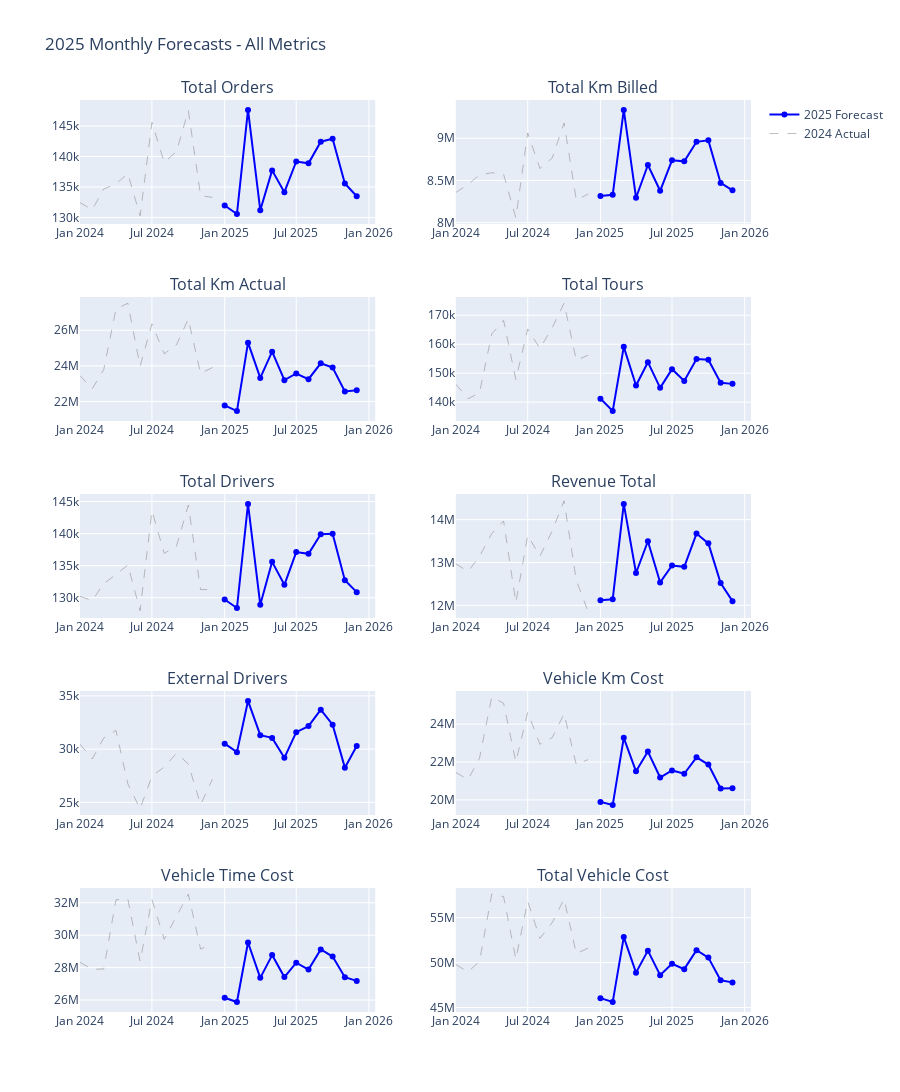

Write notebook code for a chart like this one.
### Markdown cell above
## Section 5: Visualizations

### Code cell
# Create 10-panel dashboard showing each metric
fig = make_subplots(
    rows=5, cols=2,
    subplot_titles=[m.replace('_', ' ').title() for m in target_metrics],
    vertical_spacing=0.08,
    horizontal_spacing=0.12
)

for idx, metric in enumerate(target_metrics):
    row = (idx // 2) + 1
    col = (idx % 2) + 1
    
    if metric in df_table.columns:
        # Add 2025 forecast
        fig.add_trace(
            go.Scatter(
                x=df_table['date'],
                y=df_table[metric],
                mode='lines+markers',
                name=f'2025 Forecast' if idx == 0 else None,
                showlegend=(idx == 0),
                line=dict(color='blue', width=2),
                marker=dict(size=6)
            ),
            row=row, col=col
        )
        
        # Add 2024 actual for comparison if available
        if metric in df_2024.columns:
            fig.add_trace(
                go.Scatter(
                    x=df_2024['date'],
                    y=df_2024[metric],
                    mode='lines',
                    name=f'2024 Actual' if idx == 0 else None,
                    showlegend=(idx == 0),
                    line=dict(color='gray', width=1, dash='dash'),
                    opacity=0.5
                ),
                row=row, col=col
            )

fig.update_layout(
    title_text="2025 Monthly Forecasts - All Metrics",
    height=1800,
    showlegend=True,
    hovermode='x unified'
)

fig.show()

print("\n✓ Visualization complete")

### Figure 1 — Plotly figure (JSON) as saved in the notebook; plotly's stock layout.template omitted (floating-point values rounded to 4 significant figures)
{"data": [{"line": {"color": "blue", "width": 2}, "marker": {"size": 6}, "mode": "lines+markers", "name": "2025 Forecast", "showlegend": true, "type": "scatter", "x": ["2025-01-01T00:00:00", "2025-02-01T00:00:00", "2025-03-01T00:00:00", "2025-04-01T00:00:00", "2025-05-01T00:00:00", "2025-06-01T00:00:00", "2025-07-01T00:00:00", "2025-08-01T00:00:00", "2025-09-01T00:00:00", "2025-10-01T00:00:00", "2025-11-01T00:00:00", "2025-12-01T00:00:00"], "xaxis": "x", "y": [131960, 130556, 147638, 131187, 137725, 134151, 139183, 138882, 142435, 142911, 135587, 133482], "yaxis": "y"}, {"line": {"color": "gray", "dash": "dash", "width": 1}, "mode": "lines", "name": "2024 Actual", "opacity": 0.5, "showlegend": true, "type": "scatter", "x": ["2024-01-01T00:00:00", "2024-02-01T00:00:00", "2024-03-01T00:00:00", "2024-04-01T00:00:00", "2024-05-01T00:00:00", "2024-06-01T00:00:00", "2024-07-01T00:00:00", "2024-08-01T00:00:00", "2024-09-01T00:00:00", "2024-10-01T00:00:00", "2024-11-01T00:00:00", "2024-12-01T00:00:00"], "xaxis": "x", "y": [132440, 131269, 134670, 135502, 137209, 130283, 145610, 139036, 140808, 147542, 133588, 133293], "yaxis": "y"}, {"line": {"color": "blue", "width": 2}, "marker": {"size": 6}, "mode": "lines+markers", "showlegend": false, "type": "scatter", "x": ["2025-01-01T00:00:00", "2025-02-01T00:00:00", "2025-03-01T00:00:00", "2025-04-01T00:00:00", "2025-05-01T00:00:00", "2025-06-01T00:00:00", "2025-07-01T00:00:00", "2025-08-01T00:00:00", "2025-09-01T00:00:00", "2025-10-01T00:00:00", "2025-11-01T00:00:00", "2025-12-01T00:00:00"], "xaxis": "x2", "y": [8316071, 8330277, 9334915, 8295272, 8682872, 8377618, 8738263, 8726079, 8957504, 8974756, 8470725, 8382663], "yaxis": "y2"}, {"line": {"color": "gray", "dash": "dash", "width": 1}, "mode": "lines", "opacity": 0.5, "showlegend": false, "type": "scatter", "x": ["2024-01-01T00:00:00", "2024-02-01T00:00:00", "2024-03-01T00:00:00", "2024-04-01T00:00:00", "2024-05-01T00:00:00", "2024-06-01T00:00:00", "2024-07-01T00:00:00", "2024-08-01T00:00:00", "2024-09-01T00:00:00", "2024-10-01T00:00:00", "2024-11-01T00:00:00", "2024-12-01T00:00:00"], "xaxis": "x2", "y": [8357000.0, 8452000.0, 8565000.0, 8592000.0, 8573000.0, 8057000.0, 9062000.0, 8641000.0, 8767000.0, 9180000.0, 8267000.0, 8339000.0], "yaxis": "y2"}, {"line": {"color": "blue", "width": 2}, "marker": {"size": 6}, "mode": "lines+markers", "showlegend": false, "type": "scatter", "x": ["2025-01-01T00:00:00", "2025-02-01T00:00:00", "2025-03-01T00:00:00", "2025-04-01T00:00:00", "2025-05-01T00:00:00", "2025-06-01T00:00:00", "2025-07-01T00:00:00", "2025-08-01T00:00:00", "2025-09-01T00:00:00", "2025-10-01T00:00:00", "2025-11-01T00:00:00", "2025-12-01T00:00:00"], "xaxis": "x3", "y": [21773510, 21457443, 25300580, 23319201, 24798565, 23192442, 23569490, 23251199, 24144620, 23905226, 22558899, 22629878], "yaxis": "y3"}, {"line": {"color": "gray", "dash": "dash", "width": 1}, "mode": "lines", "opacity": 0.5, "showlegend": false, "type": "scatter", "x": ["2024-01-01T00:00:00", "2024-02-01T00:00:00", "2024-03-01T00:00:00", "2024-04-01T00:00:00", "2024-05-01T00:00:00", "2024-06-01T00:00:00", "2024-07-01T00:00:00", "2024-08-01T00:00:00", "2024-09-01T00:00:00", "2024-10-01T00:00:00", "2024-11-01T00:00:00", "2024-12-01T00:00:00"], "xaxis": "x3", "y": [23453870, 22714260, 23785540, 27192583, 27521494, 23982497, 26360191, 24674287, 25182619, 26633409, 23568028, 23906663], "yaxis": "y3"}, {"line": {"color": "blue", "width": 2}, "marker": {"size": 6}, "mode": "lines+markers", "showlegend": false, "type": "scatter", "x": ["2025-01-01T00:00:00", "2025-02-01T00:00:00", "2025-03-01T00:00:00", "2025-04-01T00:00:00", "2025-05-01T00:00:00", "2025-06-01T00:00:00", "2025-07-01T00:00:00", "2025-08-01T00:00:00", "2025-09-01T00:00:00", "2025-10-01T00:00:00", "2025-11-01T00:00:00", "2025-12-01T00:00:00"], "xaxis": "x4", "y": [141207, 136930, 159077, 145766, 153790, 144942, 151388, 147334, 154901, 154637, 146721, 146313], "yaxis": "y4"}, {"line": {"color": "gray", "dash": "dash", "width": 1}, "mode": "lines", "opacity": 0.5, "showlegend": false, "type": "scatter", "x": ["2024-01-01T00:00:00", "2024-02-01T00:00:00", "2024-03-01T00:00:00", "2024-04-01T00:00:00", "2024-05-01T00:00:00", "2024-06-01T00:00:00", "2024-07-01T00:00:00", "2024-08-01T00:00:00", "2024-09-01T00:00:00", "2024-10-01T00:00:00", "2024-11-01T00:00:00", "2024-12-01T00:00:00"], "xaxis": "x4", "y": [146210, 141200, 143180, 163537, 168201, 147796, 165253, 158532, 165704, 174141, 154462, 156200], "yaxis": "y4"}, {"line": {"color": "blue", "width": 2}, "marker": {"size": 6}, "mode": "lines+markers", "showlegend": false, "type": "scatter", "x": ["2025-01-01T00:00:00", "2025-02-01T00:00:00", "2025-03-01T00:00:00", "2025-04-01T00:00:00", "2025-05-01T00:00:00", "2025-06-01T00:00:00", "2025-07-01T00:00:00", "2025-08-01T00:00:00", "2025-09-01T00:00:00", "2025-10-01T00:00:00", "2025-11-01T00:00:00", "2025-12-01T00:00:00"], "xaxis": "x5", "y": [129735, 128393, 144621, 128910, 135594, 132015, 137113, 136850, 139905, 139984, 132723, 130876], "yaxis": "y5"}, {"line": {"color": "gray", "dash": "dash", "width": 1}, "mode": "lines", "opacity": 0.5, "showlegend": false, "type": "scatter", "x": ["2024-01-01T00:00:00", "2024-02-01T00:00:00", "2024-03-01T00:00:00", "2024-04-01T00:00:00", "2024-05-01T00:00:00", "2024-06-01T00:00:00", "2024-07-01T00:00:00", "2024-08-01T00:00:00", "2024-09-01T00:00:00", "2024-10-01T00:00:00", "2024-11-01T00:00:00", "2024-12-01T00:00:00"], "xaxis": "x5", "y": [130200, 129577, 132211, 133600, 135114, 127988, 143558, 136914, 138007, 144419, 131270, 131283], "yaxis": "y5"}, {"line": {"color": "blue", "width": 2}, "marker": {"size": 6}, "mode": "lines+markers", "showlegend": false, "type": "scatter", "x": ["2025-01-01T00:00:00", "2025-02-01T00:00:00", "2025-03-01T00:00:00", "2025-04-01T00:00:00", "2025-05-01T00:00:00", "2025-06-01T00:00:00", "2025-07-01T00:00:00", "2025-08-01T00:00:00", "2025-09-01T00:00:00", "2025-10-01T00:00:00", "2025-11-01T00:00:00", "2025-12-01T00:00:00"], "xaxis": "x6", "y": [12120000.0, 12140000.0, 14370000.0, 12750000.0, 13500000.0, 12530000.0, 12930000.0, 12900000.0, 13680000.0, 13450000.0, 12520000.0, 12100000.0], "yaxis": "y6"}, {"line": {"color": "gray", "dash": "dash", "width": 1}, "mode": "lines", "opacity": 0.5, "showlegend": false, "type": "scatter", "x": ["2024-01-01T00:00:00", "2024-02-01T00:00:00", "2024-03-01T00:00:00", "2024-04-01T00:00:00", "2024-05-01T00:00:00", "2024-06-01T00:00:00", "2024-07-01T00:00:00", "2024-08-01T00:00:00", "2024-09-01T00:00:00", "2024-10-01T00:00:00", "2024-11-01T00:00:00", "2024-12-01T00:00:00"], "xaxis": "x6", "y": [12970000.0, 12790000.0, 13140000.0, 13680000.0, 13970000.0, 12060000.0, 13630000.0, 13150000.0, 13740000.0, 14440000.0, 12580000.0, 11850000.0], "yaxis": "y6"}, {"line": {"color": "blue", "width": 2}, "marker": {"size": 6}, "mode": "lines+markers", "showlegend": false, "type": "scatter", "x": ["2025-01-01T00:00:00", "2025-02-01T00:00:00", "2025-03-01T00:00:00", "2025-04-01T00:00:00", "2025-05-01T00:00:00", "2025-06-01T00:00:00", "2025-07-01T00:00:00", "2025-08-01T00:00:00", "2025-09-01T00:00:00", "2025-10-01T00:00:00", "2025-11-01T00:00:00", "2025-12-01T00:00:00"], "xaxis": "x7", "y": [30514, 29717, 34523, 31307, 31054, 29186, 31592, 32161, 33701, 32288, 28261, 30298], "yaxis": "y7"}, {"line": {"color": "gray", "dash": "dash", "width": 1}, "mode": "lines", "opacity": 0.5, "showlegend": false, "type": "scatter", "x": ["2024-01-01T00:00:00", "2024-02-01T00:00:00", "2024-03-01T00:00:00", "2024-04-01T00:00:00", "2024-05-01T00:00:00", "2024-06-01T00:00:00", "2024-07-01T00:00:00", "2024-08-01T00:00:00", "2024-09-01T00:00:00", "2024-10-01T00:00:00", "2024-11-01T00:00:00", "2024-12-01T00:00:00"], "xaxis": "x7", "y": [30464, 29072, 31045, 31756, 26740, 24398, 27470, 28322, 29607, 28608, 24781, 27183], "yaxis": "y7"}, {"line": {"color": "blue", "width": 2}, "marker": {"size": 6}, "mode": "lines+markers", "showlegend": false, "type": "scatter", "x": ["2025-01-01T00:00:00", "2025-02-01T00:00:00", "2025-03-01T00:00:00", "2025-04-01T00:00:00", "2025-05-01T00:00:00", "2025-06-01T00:00:00", "2025-07-01T00:00:00", "2025-08-01T00:00:00", "2025-09-01T00:00:00", "2025-10-01T00:00:00", "2025-11-01T00:00:00", "2025-12-01T00:00:00"], "xaxis": "x8", "y": [19900000.0, 19730000.0, 23280000.0, 21510000.0, 22550000.0, 21180000.0, 21560000.0, 21380000.0, 22250000.0, 21870000.0, 20610000.0, 20610000.0], "yaxis": "y8"}, {"line": {"color": "gray", "dash": "dash", "width": 1}, "mode": "lines", "opacity": 0.5, "showlegend": false, "type": "scatter", "x": ["2024-01-01T00:00:00", "2024-02-01T00:00:00", "2024-03-01T00:00:00", "2024-04-01T00:00:00", "2024-05-01T00:00:00", "2024-06-01T00:00:00", "2024-07-01T00:00:00", "2024-08-01T00:00:00", "2024-09-01T00:00:00", "2024-10-01T00:00:00", "2024-11-01T00:00:00", "2024-12-01T00:00:00"], "xaxis": "x8", "y": [21450000.0, 21070000.0, 22200000.0, 25420000.0, 25100000.0, 22010000.0, 24620000.0, 22930000.0, 23290000.0, 24540000.0, 21860000.0, 22130000.0], "yaxis": "y8"}, {"line": {"color": "blue", "width": 2}, "marker": {"size": 6}, "mode": "lines+markers", "showlegend": false, "type": "scatter", "x": ["2025-01-01T00:00:00", "2025-02-01T00:00:00", "2025-03-01T00:00:00", "2025-04-01T00:00:00", "2025-05-01T00:00:00", "2025-06-01T00:00:00", "2025-07-01T00:00:00", "2025-08-01T00:00:00", "2025-09-01T00:00:00", "2025-10-01T00:00:00", "2025-11-01T00:00:00", "2025-12-01T00:00:00"], "xaxis": "x9", "y": [26140000.0, 25880000.0, 29550000.0, 27370000.0, 28770000.0, 27410000.0, 28310000.0, 27880000.0, 29120000.0, 28680000.0, 27410000.0, 27180000.0], "yaxis": "y9"}, {"line": {"color": "gray", "dash": "dash", "width": 1}, "mode": "lines", "opacity": 0.5, "showlegend": false, "type": "scatter", "x": ["2024-01-01T00:00:00", "2024-02-01T00:00:00", "2024-03-01T00:00:00", "2024-04-01T00:00:00", "2024-05-01T00:00:00", "2024-06-01T00:00:00", "2024-07-01T00:00:00", "2024-08-01T00:00:00", "2024-09-01T00:00:00", "2024-10-01T00:00:00", "2024-11-01T00:00:00", "2024-12-01T00:00:00"], "xaxis": "x9", "y": [28330000.0, 27890000.0, 27920000.0, 32180000.0, 32230000.0, 28380000.0, 32190000.0, 29750000.0, 31160000.0, 32530000.0, 29140000.0, 29470000.0], "yaxis": "y9"}, {"line": {"color": "blue", "width": 2}, "marker": {"size": 6}, "mode": "lines+markers", "showlegend": false, "type": "scatter", "x": ["2025-01-01T00:00:00", "2025-02-01T00:00:00", "2025-03-01T00:00:00", "2025-04-01T00:00:00", "2025-05-01T00:00:00", "2025-06-01T00:00:00", "2025-07-01T00:00:00", "2025-08-01T00:00:00", "2025-09-01T00:00:00", "2025-10-01T00:00:00", "2025-11-01T00:00:00", "2025-12-01T00:00:00"], "xaxis": "x10", "y": [46040000.0, 45610000.0, 52830000.0, 48880000.0, 51330000.0, 48600000.0, 49860000.0, 49260000.0, 51370000.0, 50550000.0, 48020000.0, 47790000.0], "yaxis": "y10"}, {"line": {"color": "gray", "dash": "dash", "width": 1}, "mode": "lines", "opacity": 0.5, "showlegend": false, "type": "scatter", "x": ["2024-01-01T00:00:00", "2024-02-01T00:00:00", "2024-03-01T00:00:00", "2024-04-01T00:00:00", "2024-05-01T00:00:00", "2024-06-01T00:00:00", "2024-07-01T00:00:00", "2024-08-01T00:00:00", "2024-09-01T00:00:00", "2024-10-01T00:00:00", "2024-11-01T00:00:00", "2024-12-01T00:00:00"], "xaxis": "x10", "y": [49780000.0, 48970000.0, 50110000.0, 57610000.0, 57330000.0, 50390000.0, 56810000.0, 52690000.0, 54450000.0, 57070000.0, 51000000.0, 51600000.0], "yaxis": "y10"}], "layout": {"annotations": [{"font": {"size": 16}, "showarrow": false, "text": "Total Orders", "x": 0.22, "xanchor": "center", "xref": "paper", "y": 1.0, "yanchor": "bottom", "yref": "paper"}, {"font": {"size": 16}, "showarrow": false, "text": "Total Km Billed", "x": 0.78, "xanchor": "center", "xref": "paper", "y": 1.0, "yanchor": "bottom", "yref": "paper"}, {"font": {"size": 16}, "showarrow": false, "text": "Total Km Actual", "x": 0.22, "xanchor": "center", "xref": "paper", "y": 0.784, "yanchor": "bottom", "yref": "paper"}, {"font": {"size": 16}, "showarrow": false, "text": "Total Tours", "x": 0.78, "xanchor": "center", "xref": "paper", "y": 0.784, "yanchor": "bottom", "yref": "paper"}, {"font": {"size": 16}, "showarrow": false, "text": "Total Drivers", "x": 0.22, "xanchor": "center", "xref": "paper", "y": 0.568, "yanchor": "bottom", "yref": "paper"}, {"font": {"size": 16}, "showarrow": false, "text": "Revenue Total", "x": 0.78, "xanchor": "center", "xref": "paper", "y": 0.568, "yanchor": "bottom", "yref": "paper"}, {"font": {"size": 16}, "showarrow": false, "text": "External Drivers", "x": 0.22, "xanchor": "center", "xref": "paper", "y": 0.352, "yanchor": "bottom", "yref": "paper"}, {"font": {"size": 16}, "showarrow": false, "text": "Vehicle Km Cost", "x": 0.78, "xanchor": "center", "xref": "paper", "y": 0.352, "yanchor": "bottom", "yref": "paper"}, {"font": {"size": 16}, "showarrow": false, "text": "Vehicle Time Cost", "x": 0.22, "xanchor": "center", "xref": "paper", "y": 0.136, "yanchor": "bottom", "yref": "paper"}, {"font": {"size": 16}, "showarrow": false, "text": "Total Vehicle Cost", "x": 0.78, "xanchor": "center", "xref": "paper", "y": 0.136, "yanchor": "bottom", "yref": "paper"}], "height": 1800, "hovermode": "x unified", "showlegend": true, "title": {"text": "2025 Monthly Forecasts - All Metrics"}, "xaxis": {"anchor": "y", "domain": [0.0, 0.44]}, "xaxis10": {"anchor": "y10", "domain": [0.56, 1.0]}, "xaxis2": {"anchor": "y2", "domain": [0.56, 1.0]}, "xaxis3": {"anchor": "y3", "domain": [0.0, 0.44]}, "xaxis4": {"anchor": "y4", "domain": [0.56, 1.0]}, "xaxis5": {"anchor": "y5", "domain": [0.0, 0.44]}, "xaxis6": {"anchor": "y6", "domain": [0.56, 1.0]}, "xaxis7": {"anchor": "y7", "domain": [0.0, 0.44]}, "xaxis8": {"anchor": "y8", "domain": [0.56, 1.0]}, "xaxis9": {"anchor": "y9", "domain": [0.0, 0.44]}, "yaxis": {"anchor": "x", "domain": [0.864, 1.0]}, "yaxis10": {"anchor": "x10", "domain": [0.0, 0.136]}, "yaxis2": {"anchor": "x2", "domain": [0.864, 1.0]}, "yaxis3": {"anchor": "x3", "domain": [0.648, 0.784]}, "yaxis4": {"anchor": "x4", "domain": [0.648, 0.784]}, "yaxis5": {"anchor": "x5", "domain": [0.432, 0.568]}, "yaxis6": {"anchor": "x6", "domain": [0.432, 0.568]}, "yaxis7": {"anchor": "x7", "domain": [0.216, 0.352]}, "yaxis8": {"anchor": "x8", "domain": [0.216, 0.352]}, "yaxis9": {"anchor": "x9", "domain": [0.0, 0.136]}}}
